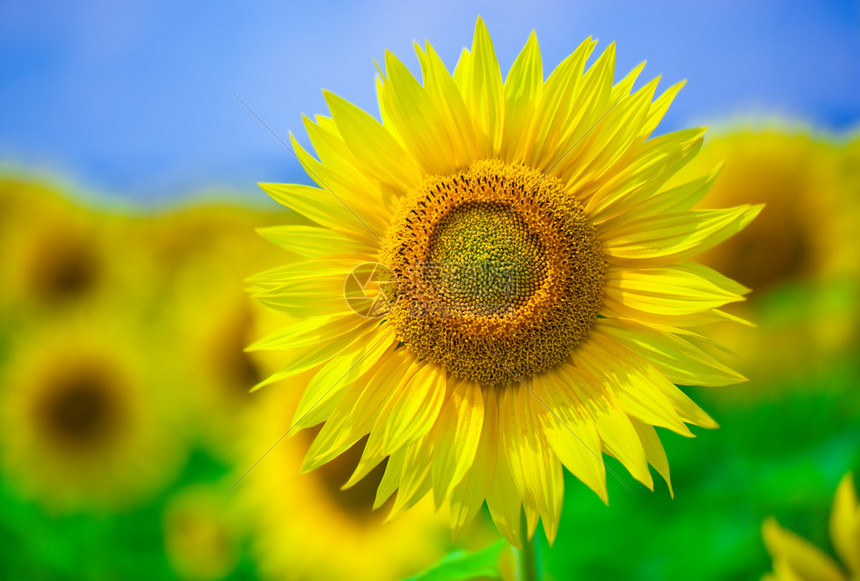
#> input picture Tools/data/5098.jpg_wh860.jpg, 860 x 581 px, found by its file name
$ python '两张图像分布差异.py'
#> lines starting #> are read from the running program, lines starting #| are printed output that depends on the picture; long printed decimals are rounded
import numpy as np
import matplotlib.pyplot as plt
from matplotlib import font_manager
import cv2
import scipy.stats as stats
from pathlib import Path

# 设置中文字体
try:
    font_path = font_manager.findfont(font_manager.FontProperties(family='SimHei'))
    plt.rcParams['font.family'] = ['SimHei']
    plt.rcParams['axes.unicode_minus'] = False  # 解决负号显示问题
except:
    print("未找到中文字体，将使用默认字体")

def analyze_image_distribution(image_path):
    """
    分析图像的像素值分布
    """
    # 读取图像
    img = cv2.imread(str(image_path))
#> img is the input picture: shape (581, 860, 3); mean B, G, R 55.1, 164, 147.8

    if img is None:
        raise FileNotFoundError(f"无法读取图像: {image_path}")

    # 转换为灰度图
    if len(img.shape) == 3:
        gray_img = cv2.cvtColor(img, cv2.COLOR_BGR2GRAY)
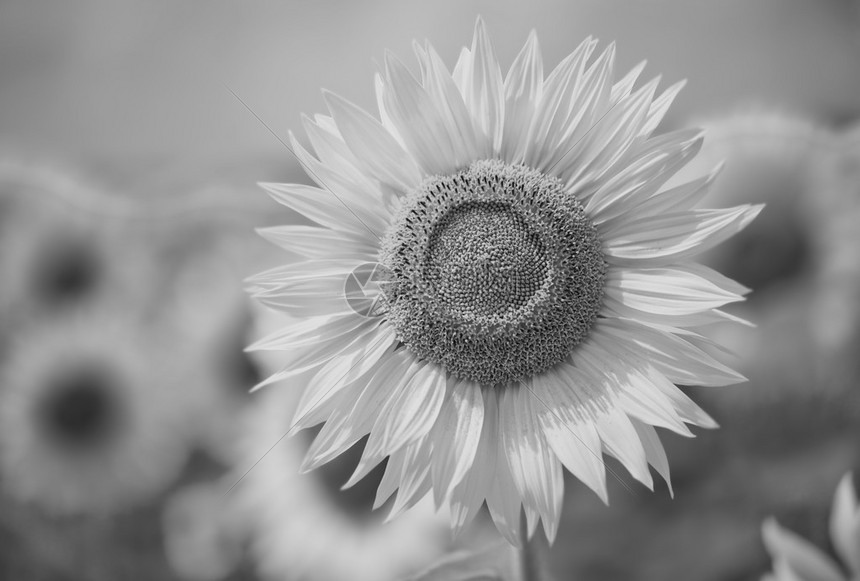
#> gray_img: shape (581, 860); min 1, max 230, mean 146.7
    else:
        gray_img = img

    # 获取像素值数组并展平
    pixel_values = gray_img.flatten()

    # 计算均值和标准差
    mean = np.mean(pixel_values)
#> mean = 146.7
    std = np.std(pixel_values)
#> std = 40.16

    # 进行正态性检验
    shapiro_test = stats.shapiro(np.random.choice(pixel_values, size=min(5000, len(pixel_values)), replace=False))
#> shapiro_test = (0.962, 3.42e-34)
    ks_test = stats.kstest(pixel_values, 'norm', args=(mean, std))
#> ks_test = (0.0965, 0)

    normality_results = {
        'shapiro': {'statistic': shapiro_test[0], 'p_value': shapiro_test[1]},
        'ks': {'statistic': ks_test[0], 'p_value': ks_test[1]}
    }

    return pixel_values, mean, std, normality_results

def plot_distributions(natural_image_path, medical_image_path, output_path=None):
    """
    绘制两张图像的数据分布差异
    """
    # 分析两张图像
    try:
        natural_values, natural_mean, natural_std, natural_normality = analyze_image_distribution(natural_image_path)
#> natural_mean = 146.7; natural_std = 40.16; natural_normality = 2 items
        medical_values, medical_mean, medical_std, medical_normality = analyze_image_distribution(medical_image_path)
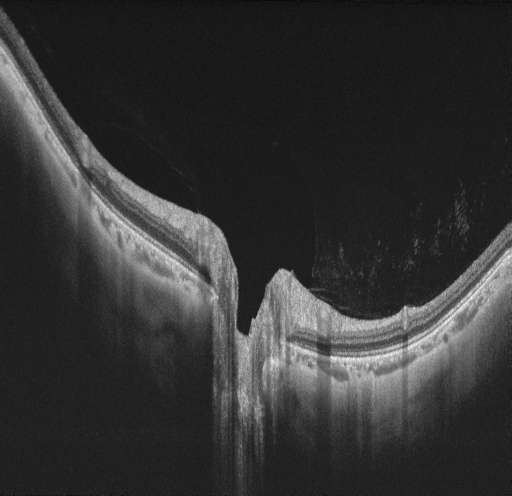
#> input picture Tools/data/3_L_07.bmp, 1024 x 992 px, found by its file name (shown at 1/2 size)
#> in analyze_image_distribution, img is the input picture: shape (992, 1024, 3); min 0, max 255, mean 51.7
#> in analyze_image_distribution (call 2), `mean = np.mean(pixel_values)`: mean = 51.71
#> in analyze_image_distribution (call 2), `std = np.std(pixel_values)`: std = 41.53
#> in analyze_image_distribution (call 2), `shapiro_test = stats.shapiro(np.random.choice(pixel_values, size=min(5..`: shapiro_test = (0.687, 2.35e-70)
#> in analyze_image_distribution (call 2), `ks_test = stats.kstest(pixel_values, 'norm', args=(mean, std))`: ks_test = (0.3, 0)
#> medical_mean = 51.71; medical_std = 41.53; medical_normality = 2 items
    except FileNotFoundError as e:
        print(f"错误: {e}")
        return

    # 创建画布和子图
    fig = plt.figure(figsize=(12, 8))
    # 子图布局: 1行1列
    ax1 = plt.subplot(111)  # 直方图和正态分布

    # 设置直方图的参数
    bins = 50
    alpha = 0.6

    # 绘制自然图像的直方图
    ax1.hist(natural_values, bins=bins, alpha=alpha, color='blue',
            density=True, label=f'自然图像分布: μ={natural_mean:.2f}, σ={natural_std:.2f}')

    # 绘制医学图像的直方图
    ax1.hist(medical_values, bins=bins, alpha=alpha, color='red',
            density=True, label=f'医学图像分布: μ={medical_mean:.2f}, σ={medical_std:.2f}')

    # 创建x轴数据点
    x = np.linspace(0, 255, 1000)

    # 绘制自然图像的正态分布曲线
    natural_normal = stats.norm.pdf(x, natural_mean, natural_std)
#> natural_normal = 1000 values, max 0.00993 at index 575, min 1.25e-05 at index 0, mean 0.0039
    ax1.plot(x, natural_normal, 'b-', linewidth=2, label='自然图像正态分布')

    # 绘制医学图像的正态分布曲线
    medical_normal = stats.norm.pdf(x, medical_mean, medical_std)
#> medical_normal = 1000 values, max 0.00961 at index 203, min 6.03e-08 at index 999, mean 0.0035
    ax1.plot(x, medical_normal, 'r-', linewidth=2, label='医学图像正态分布')

    # 添加图例和标签
    ax1.legend(fontsize=10)
    ax1.set_title('自然图像与医学图像的数据分布比较', fontsize=16)
    ax1.set_xlabel('像素值', fontsize=12)
    ax1.set_ylabel('概率密度', fontsize=12)
    ax1.grid(alpha=0.3)

    # 输出正态性检验结果
    print("\n正态性检验结果:")
    print("自然图像:")
    print(f"  Shapiro-Wilk检验: 统计量={natural_normality['shapiro']['statistic']:.4f}, p值={natural_normality['shapiro']['p_value']:.8f}")
#|   Shapiro-Wilk检验: 统计量=0.9624, p值=0
    print(f"  Kolmogorov-Smirnov检验: 统计量={natural_normality['ks']['statistic']:.4f}, p值={natural_normality['ks']['p_value']:.8f}")
#|   Kolmogorov-Smirnov检验: 统计量=0.0965, p值=0
    print(f"  结论: {'不符合' if natural_normality['shapiro']['p_value'] < 0.05 else '可能符合'}正态分布 (Shapiro检验)")
#|   结论: 不符合正态分布 (Shapiro检验)

    print("\n医学图像:")
    print(f"  Shapiro-Wilk检验: 统计量={medical_normality['shapiro']['statistic']:.4f}, p值={medical_normality['shapiro']['p_value']:.8f}")
#|   Shapiro-Wilk检验: 统计量=0.6869, p值=0
    print(f"  Kolmogorov-Smirnov检验: 统计量={medical_normality['ks']['statistic']:.4f}, p值={medical_normality['ks']['p_value']:.8f}")
#|   Kolmogorov-Smirnov检验: 统计量=0.2999, p值=0
    print(f"  结论: {'不符合' if medical_normality['shapiro']['p_value'] < 0.05 else '可能符合'}正态分布 (Shapiro检验)")
#|   结论: 不符合正态分布 (Shapiro检验)

    # 在图上添加检验结果
    natural_result = "符合" if natural_normality['shapiro']['p_value'] >= 0.05 else "不符合"
#> natural_result = '不符合'
    medical_result = "符合" if medical_normality['shapiro']['p_value'] >= 0.05 else "不符合"
#> medical_result = '不符合'
    fig.text(0.02, 0.02, f"自然图像: {natural_result}正态分布 (p={natural_normality['shapiro']['p_value']:.6f})\n"
             f"医学图像: {medical_result}正态分布 (p={medical_normality['shapiro']['p_value']:.6f})",
             fontsize=12)

    # 保存图像
    if output_path:
        plt.savefig(output_path, dpi=300, bbox_inches='tight')
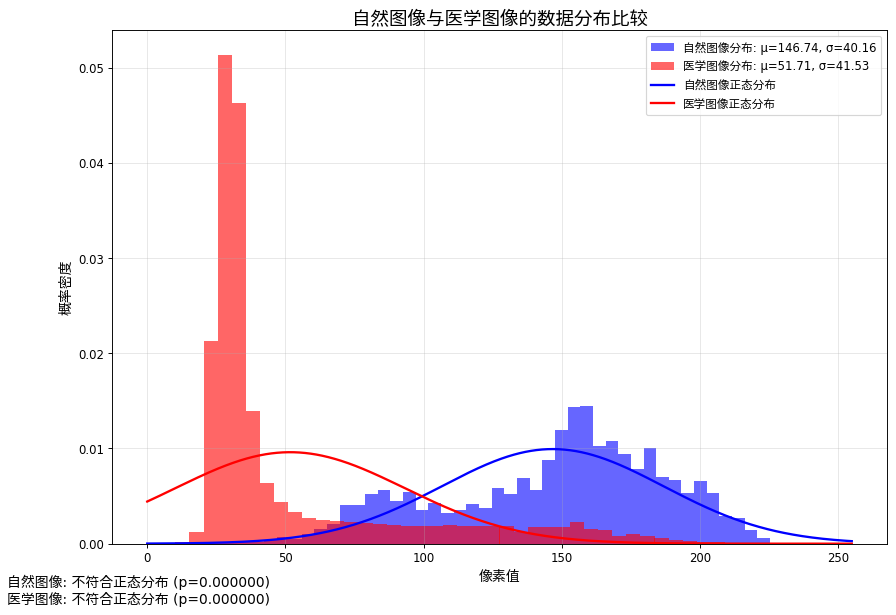
#> figure drawn by matplotlib, 1 panel; tallest bar 0.0145 high, from x = 156.7 to 161.3; tallest bar 0.0513 high, from x = 25.5 to 30.6; curve peaks at x = 146.8, y = 0.00993; curve peaks at x = 51.82, y = 0.00961
        print(f"图像已保存到: {output_path}")

    # 显示图像
    plt.tight_layout()
    plt.show()
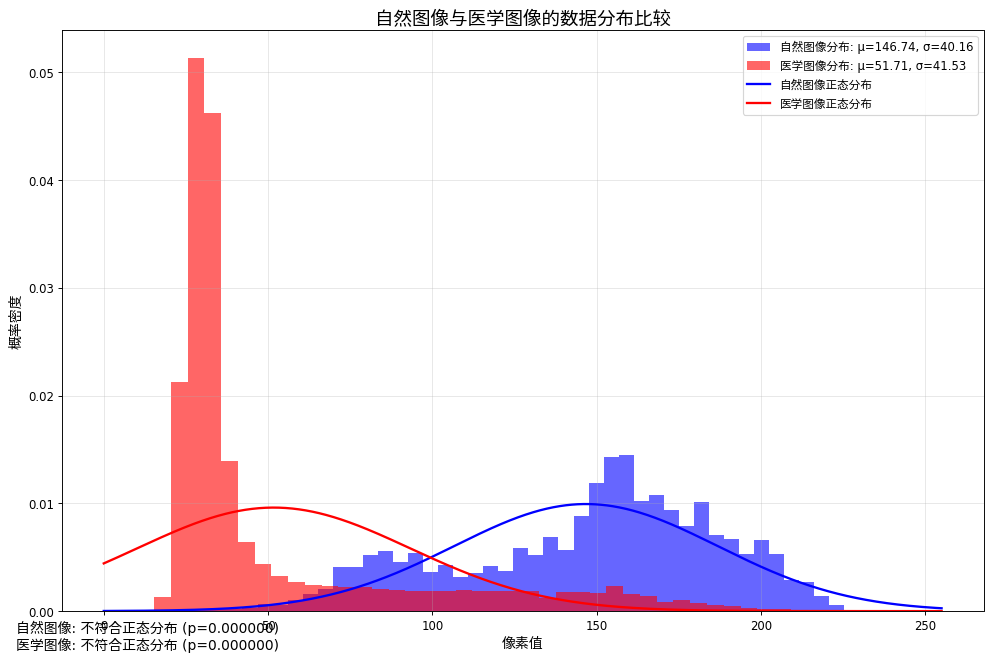
#> figure drawn by matplotlib, 1 panel; tallest bar 0.0145 high, from x = 156.7 to 161.3; tallest bar 0.0513 high, from x = 25.5 to 30.6; curve peaks at x = 146.8, y = 0.00993; curve peaks at x = 51.82, y = 0.00961

def main():
    # 默认示例图像路径
    examples_dir = Path("C:\Yan3\Algorithm-version2\Tools\data")
    examples_dir.mkdir(exist_ok=True)

    natural_image_path = examples_dir / "5098.jpg_wh860.jpg"
    medical_image_path = examples_dir / "3_L_07.bmp"
    output_path = examples_dir / "distribution_comparison.png"

    # 检查示例图像是否存在
    if not natural_image_path.exists() or not medical_image_path.exists():
        print(f"请将自然图像保存为 {natural_image_path} 和医学图像保存为 {medical_image_path}")
        print("或者修改代码中的图像路径")
        return

    # 绘制分布
    plot_distributions(natural_image_path, medical_image_path, output_path)

if __name__ == "__main__":
    main()
